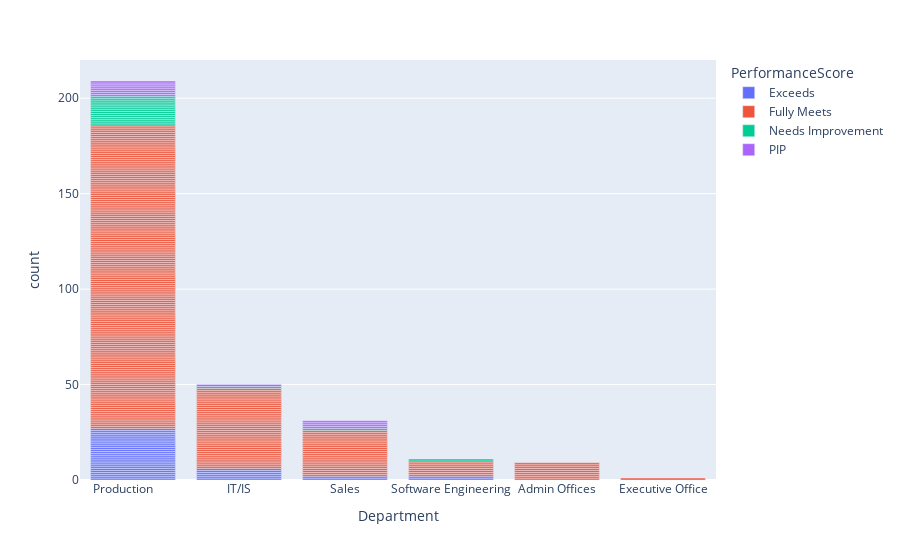

Here is the notebook cell this chart was saved with:
### Markdown cell above
<h2 align=center>PerformanceScore Vs Department</h2>

**To find which performance of each department**

### Code cell
px.bar(hr_df,x='Department',color='PerformanceScore')

### Figure 1 — Plotly figure (JSON) as saved in the notebook; plotly's stock layout.template omitted (floating-point values rounded to 4 significant figures; data arrays with more than 128 entries replaced by an {"elided": "..."} marker saying what was removed)
{"data": [{"alignmentgroup": "True", "hovertemplate": "PerformanceScore=Exceeds<br>Department=%{x}<br>count=%{y}<extra></extra>", "legendgroup": "Exceeds", "marker": {"color": "#636efa", "pattern": {"shape": ""}}, "name": "Exceeds", "offsetgroup": "Exceeds", "orientation": "v", "showlegend": true, "textposition": "auto", "type": "bar", "x": ["Production       ", "Production       ", "IT/IS", "Production       ", "Production       ", "Production       ", "Production       ", "Production       ", "IT/IS", "Sales", "IT/IS", "Production       ", "Production       ", "Production       ", "Production       ", "Production       ", "Production       ", "Production       ", "IT/IS", "Production       ", "Production       ", "Production       ", "Production       ", "Production       ", "Software Engineering", "Production       ", "IT/IS", "Production       ", "Production       ", "Production       ", "Production       ", "Software Engineering", "Sales", "Production       ", "Production       ", "Production       ", "IT/IS"], "xaxis": "x", "y": [1, 1, 1, 1, 1, 1, 1, 1, 1, 1, 1, 1, 1, 1, 1, 1, 1, 1, 1, 1, 1, 1, 1, 1, 1, 1, 1, 1, 1, 1, 1, 1, 1, 1, 1, 1, 1], "yaxis": "y"}, {"alignmentgroup": "True", "hovertemplate": "PerformanceScore=Fully Meets<br>Department=%{x}<br>count=%{y}<extra></extra>", "legendgroup": "Fully Meets", "marker": {"color": "#EF553B", "pattern": {"shape": ""}}, "name": "Fully Meets", "offsetgroup": "Fully Meets", "orientation": "v", "showlegend": true, "textposition": "auto", "type": "bar", "x": {"elided": "243 str values"}, "xaxis": "x", "y": {"elided": "243 int values"}, "yaxis": "y"}, {"alignmentgroup": "True", "hovertemplate": "PerformanceScore=Needs Improvement<br>Department=%{x}<br>count=%{y}<extra></extra>", "legendgroup": "Needs Improvement", "marker": {"color": "#00cc96", "pattern": {"shape": ""}}, "name": "Needs Improvement", "offsetgroup": "Needs Improvement", "orientation": "v", "showlegend": true, "textposition": "auto", "type": "bar", "x": ["Production       ", "Production       ", "Production       ", "Production       ", "Production       ", "Production       ", "Software Engineering", "Production       ", "Production       ", "IT/IS", "Production       ", "Production       ", "Production       ", "Production       ", "Production       ", "Sales", "Production       ", "Production       "], "xaxis": "x", "y": [1, 1, 1, 1, 1, 1, 1, 1, 1, 1, 1, 1, 1, 1, 1, 1, 1, 1], "yaxis": "y"}, {"alignmentgroup": "True", "hovertemplate": "PerformanceScore=PIP<br>Department=%{x}<br>count=%{y}<extra></extra>", "legendgroup": "PIP", "marker": {"color": "#ab63fa", "pattern": {"shape": ""}}, "name": "PIP", "offsetgroup": "PIP", "orientation": "v", "showlegend": true, "textposition": "auto", "type": "bar", "x": ["Sales", "Production       ", "Sales", "Production       ", "Production       ", "IT/IS", "Sales", "Production       ", "Production       ", "Production       ", "Production       ", "Sales", "Production       "], "xaxis": "x", "y": [1, 1, 1, 1, 1, 1, 1, 1, 1, 1, 1, 1, 1], "yaxis": "y"}], "layout": {"barmode": "relative", "legend": {"title": {"text": "PerformanceScore"}, "tracegroupgap": 0}, "margin": {"t": 60}, "xaxis": {"anchor": "y", "domain": [0, 1], "title": {"text": "Department"}}, "yaxis": {"anchor": "x", "domain": [0, 1], "title": {"text": "count"}}}}
